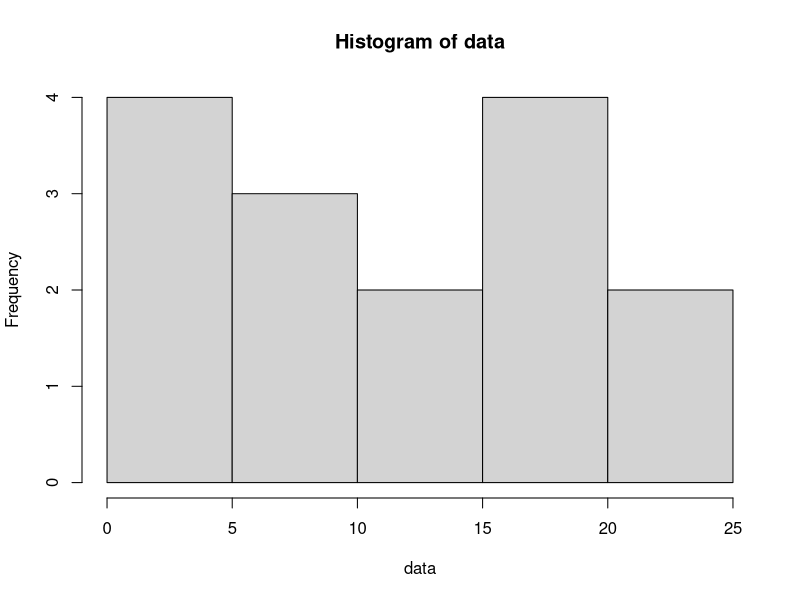

Write R code to recreate this figure.
data = c(15.4, 17.9, 19.0, 0.5, 15.9, 2.7, 6.2, 2.5, 4.7, 6.9, 10.8, 24.3, 5.6, 23.0, 10.7)
mean(data)
mu0 = 15

#Assuming normality we can do the following t-test
t.test(data,mu=mu0,alt="less")
#since p<0.05 we reject H0, which was that H0 is equal or larger than 15,
#and therefore accept H1, H1 was that mean<15.

#You can see that the 95% confidence interval for the population mean is 
#[inf;14.59] which means that at a significance level alpha =0.05 we reject
#null hypothesis as long as the hypothesized value mu0 is below 14.59
#otherwise the null hypothesis cannot be rejected

#not sure about this one
larger_than_mu = sum(data>mu0)
samples = length(data)
binom.test(larger_than_mu,samples,p=0.5, alt='less')
#since p>0.05 we accept H0, we do not have sufficient evidence to say that
#the  patients are less likely to wait less than 15 min than more than 15 min

hist(data)
#Wilcoxon signed rank test can not be done since the distribution of the data
#is not symmetric